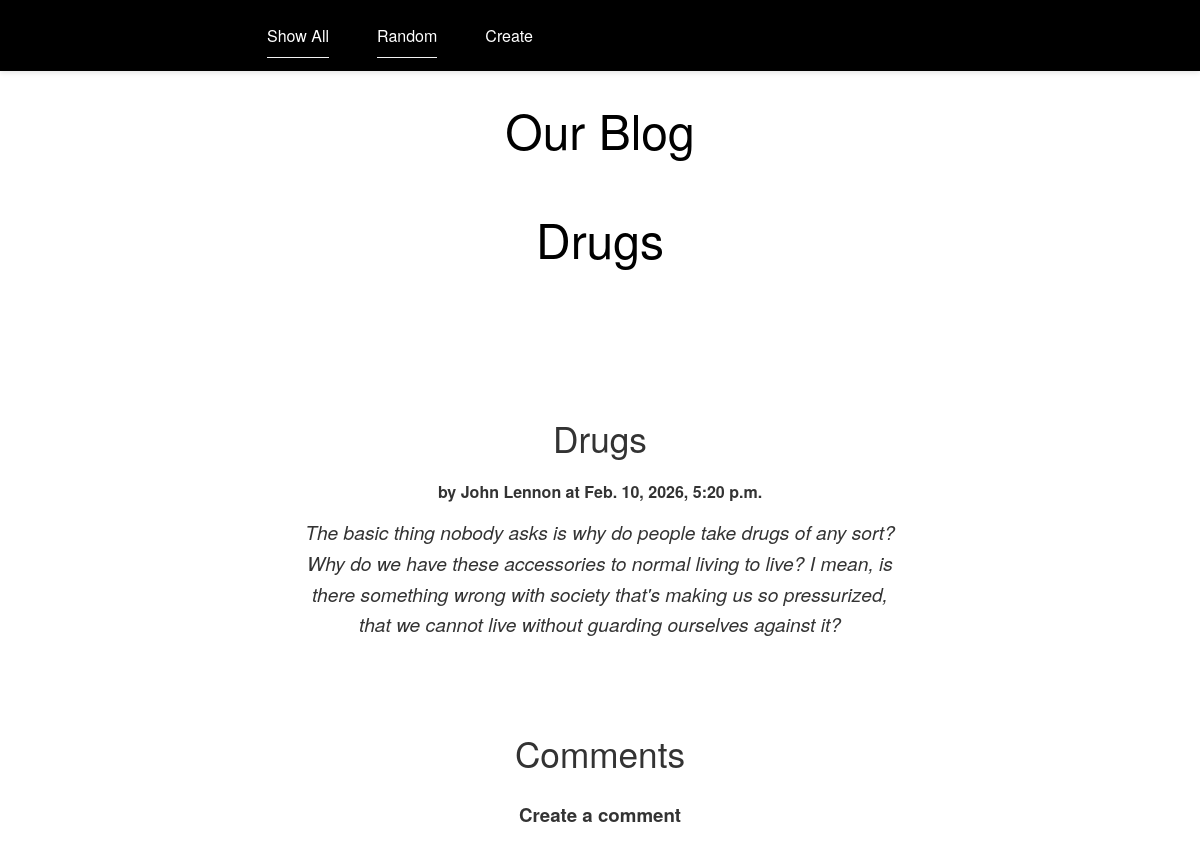
Screenshot of /blog/ with the database file from the repository.
### blog/models.py (models this page shows, shortened)
class Article(models.Model):
    title = models.TextField(blank=False)
    author = models.TextField(blank=False)
    text = models.TextField(blank=False)
    published = models.DateTimeField(auto_now=True)
    image_url = models.URLField(blank=True)
    def get_comments(self):
        comments = Comment.objects.filter(article=self)
        return comments

### blog/views.py (the view)
# urls.py: path('', RandomArticleView.as_view(), name="random"),
class RandomArticleView(DetailView):
    model = Article
    template_name = 'blog/article.html' ## reusing same template
    context_object_name = 'article'
    def get_object(self):
        all_articles = Article.objects.all()
        return random.choice(all_articles)

### blog/templates/blog/article.html (shortened to what this page needs)
{% extends 'blog/base.html' %}
 {% block content %}
<h1>{{article.title}}</h1>
 <main class="grid-container">
        <article class="featured">
            <div>
                <h2>{{article.title}}</h2>
                <strong>by {{article.author}} at {{article.published}}</strong>
                <p>
                {{article.text}}
                </p>
            </div>
        </article>
        <div>
            <h2>Comments</h2>
            <h3><a href="{% url 'create_comment' article.pk %}">Create a comment</a></h3>
        </div>
</main>
{% endblock %}

### static/styles.css (style rules this page uses)
:root { --color-black: #000000; --color-dark-grey: #333333; --color-medium-grey: #888888; --color-light-grey: #f2f2f2; --color-white: #ffffff; }
body { font-family: "Helvetica Neue UltraLight", "Helvetica Neue Light", "Helvetica Neue", Helvetica, Arial, sans-serif; font-weight: 300; background-color: var(--color-white); color: var(--color-dark-grey); margin: 0; padding: 0; text-align: center; line-height: 1.6; -webkit-font-smoothing: antialiased; -moz-osx-font-smoothing: grayscale; }
body { padding-top: 60px; }
h1 { font-size: 3rem; font-weight: 200; margin-top: 2rem; margin-bottom: 1rem; color: var(--color-black); }
h2 { font-size: 2.2rem; font-weight: 200; margin-top: 2rem; margin-bottom: 0.8rem; color: var(--color-dark-grey); }
p { font-size: 1.2rem; margin: 0.8rem auto; max-width: 700px; color: var(--color-dark-grey); }
p:first-of-type { font-style: italic; font-weight: 200; max-width: 600px; }
a { color: var(--color-dark-grey); text-decoration: none; transition: color 0.3s ease-in-out; }
div { padding: 20px; margin: 0 auto; max-width: 800px; }

### rows the page displays
Article: title "Drugs", author "John Lennon", published "Feb. 10, 2026, 5:20 p.m.", text "The basic thing nobody asks is why do people take drugs of any sort? Why do we have these accessories to normal living to live? I mean, is there something wrong with society that's making us so pressurized, that we cannot live without guarding ourselves against it?"
